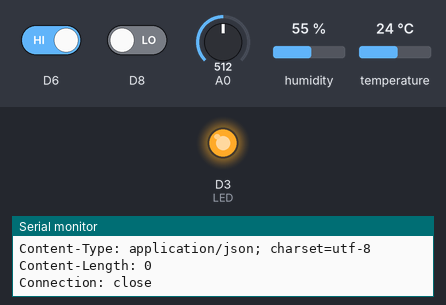
The sketch below on a simulated ESP8266 (NodeMCU). Parts: output pins drawn as LEDs (lit = HIGH), the last lines printed to the serial monitor. The test bench sets the inputs (shaded band); at power-on: D6 HIGH, D8 LOW, A0 = 512, humidity 55 %, temperature 24 °C. WiFi joins after 1.5 s; servers stay silent unless stated; uploads are accepted with an empty reply.

Above: at 13.9 s.
14.0 s: D6 driven LOW
At 16.0 s:
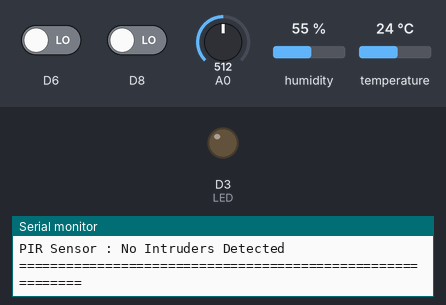
27.1 s: D6 driven HIGH
At 32.8 s:
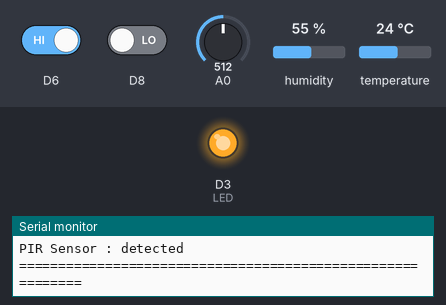
Timing chart, 0 to 34.3 s (numbered marks = the images above; inputs shaded):
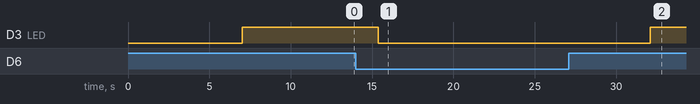

Measured:
- after the input at 14.0 s, D3 (LED): HIGH → LOW after 1.4 s
- after the input at 27.1 s, D3 (LED): LOW → HIGH after 5.0 s

The sketch:

tryo.ino
```cpp
#include <ESP8266WiFi.h>
#include "DHT.h"
#include <WiFiClient.h>
#include <ESP8266WebServer.h>
#include <WiFiClientSecure.h>

#define DHTPIN D4
#define DHTTYPE DHT11

const char* ssid     = "Uma";
const char* password = "Uma123*!";
const char* host = "agrosmartz.000webhostapp.com";
String mq2="";
String mq135="";
String pir="";

DHT dht(DHTPIN, DHTTYPE);
IPAddress ip(192,168,18,5);
IPAddress gateway(192,168,18,5);
IPAddress subnet(255,255,255,0);
#define LED D3
void setup() {
  pinMode(LED, OUTPUT);

  Serial.println("IOT Based Smart Agriculture Monitoring System ");
Serial.println("============================================= ");
Serial.println();
  Serial.begin(115200);
  delay(5000);
  dht.begin();
  Serial.println();
  Serial.println();
  Serial.print("Connecting to ");
  Serial.println(ssid);

  WiFi.config(ip,gateway,subnet);
  WiFi.begin(ssid, password);
  while (WiFi.status() != WL_CONNECTED)
  {
    delay(1000);
    Serial.print("*");
  }

  Serial.println("");
  Serial.println("WiFi connected");
  Serial.println("IP address: ");
  Serial.println(WiFi.localIP());
  Serial.print("Netmask: ");
  Serial.println(WiFi.subnetMask());
  Serial.print("Gateway: ");
  Serial.println(WiFi.gatewayIP());
Serial.println("=========================================================== ");
}
void loop() {
  Serial.println();
  Serial.println();


  int digitalSensor2=digitalRead(D8);


  Serial.print("PIR Sensor : ");

   if(digitalRead(D6)==0)
   {
    Serial.println("No Intruders Detected  ");
    digitalWrite(LED, LOW);
Serial.println("=========================================================== ");

   }
   else if(digitalRead(D6)==1)
   {
   Serial.println("detected  ");
   digitalWrite(LED, HIGH);

Serial.println("=========================================================== ");
   }
   delay(1000);


  Serial.println();
  Serial.println();
  int analogSensor135=analogRead(A0);

  if (analogRead(A0) > 500)
  {
    Serial.println("\n MQ135 Dected Harmfull Gases");
Serial.println("=========================================================== ");

  }
  else
  {
    Serial.println("\n Atmosphere is safe as per MQ135");
Serial.println("=========================================================== ");

  }
  delay(1000);
if (digitalRead(D8) == 1)
  {
    Serial.println("\n MQ2 Detected Harmfull Gases");
Serial.println("=========================================================== ");

  }
  else if(digitalRead(D8)==0)
  {
    Serial.println("\n Atmosphere is safe as per MQ2 Sensor");
Serial.println("=========================================================== ");

  }
  delay(1000);
  Serial.println();
  Serial.println();
  float h = dht.readHumidity();
  // Read temperature as Celsius (the default)
  float t = dht.readTemperature();
  if (isnan(h) || isnan(t))
  {
    Serial.println("Failed to read from DHT sensor!");
Serial.println("=========================================================== ");
    return;
  }
  else
  {
    Serial.print(" Humidity : ");
    Serial.println(h);
    Serial.print(" Temperature : ");
    Serial.println(t);
Serial.println("=========================================================== ");
  }
Serial.println();
  Serial.println();
  delay(2000);
  Serial.print("connecting to ");
  Serial.println(host);

  WiFiClientSecure client;

  ESP8266WebServer server(8080);

  const int httpPort = 8080;
  if (!client.connect(host, httpPort))
  {
    Serial.println(!client.connect(host, httpPort));
    Serial.println("connection failed");
    return;
  }
  Serial.println();
  Serial.println();
  String url = "/insert.php?temp=" + String(t) + "&hum="+ String(h) + "&mq2="+ String(mq2) + "&mq135="+ String(mq135) + "&pir="+ String(pir);
  Serial.print("Requesting URL: ");
  Serial.println(url);

  client.print(String("GET ") + url + " HTTP/1.1\r\n" +
               "Host: " + host + "\r\n" +
               "Connection: close\r\n\r\n");
  delay(1000);

  while(client.available()){
    String line = client.readStringUntil('\r');
    Serial.print(line);
  }

  Serial.println();
  Serial.println("closing connection");

  delay(1000);

if(t >= 22 && t <= 32)
{
Serial.println("Hey!!! It's the perfect climate to grow Paddy. Worth trying!!!");
}
if(t>=10 && t<=15)
{
Serial.println("Hey!!! It's the perfect climate to grow Wheat. Worth trying!!!");
}
if(t>=27 && t<=32)
{
Serial.println("Hey!!! It's the perfect climate to grow Millets. Worth trying!!!");
}
if(t>=20 && t<=25)
{
Serial.println("Hey!!! It's the perfect climate to grow Grams. Worth trying!!!");
}
if(t>=21 && t<=27)
{
Serial.println("Hey!!! It's the perfect climate to grow Sugar Cane. Worth trying!!!");
}
if(t>=21 && t<=30)
{
Serial.println("Hey!!! It's the perfect climate to grow Cotton. Worth trying!!!");
}
if(t>=20 && t<=30)
{
Serial.println("Hey!!! It's the perfect climate to grow Oilseeds. Worth trying!!!");
}
if(t>=20 && t<=30)
{
Serial.println("Hey!!! It's the perfect climate to grow Tea. Worth trying!!!");
}
if(t>=15 && t<=28)
{
Serial.println("Hey!!! It's the perfect climate to grow Coffee. Worth trying!!!");
}
Serial.println("=====================Thank You============================= ");
Serial.println("=========================================================== ");
Serial.println("=========================================================== ");
}
```
